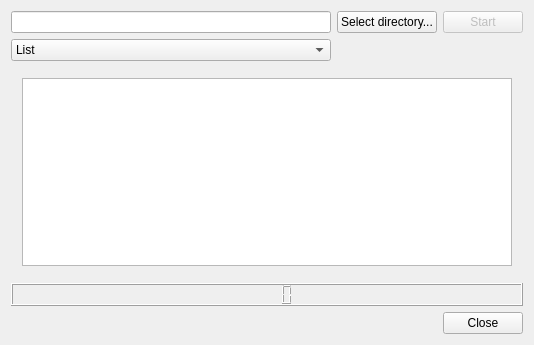
<?xml version="1.0" encoding="UTF-8"?>
<ui version="4.0">
 <class>MainWidget</class>
 <widget class="QWidget" name="MainWidget">
  <property name="geometry">
   <rect>
    <x>0</x>
    <y>0</y>
    <width>534</width>
    <height>345</height>
   </rect>
  </property>
  <property name="windowTitle">
   <string>SearchingDuplicateImages</string>
  </property>
  <layout class="QGridLayout" name="gridLayout">
   <item row="2" column="0" colspan="3">
    <widget class="QStackedWidget" name="stackedWidget">
     <property name="currentIndex">
      <number>0</number>
     </property>
     <widget class="QWidget" name="listPage">
      <layout class="QGridLayout" name="gridLayout_2">
       <item row="0" column="0">
        <widget class="QListView" name="imageListView">
         <property name="editTriggers">
          <set>QAbstractItemView::NoEditTriggers</set>
         </property>
        </widget>
       </item>
      </layout>
     </widget>
     <widget class="QWidget" name="tablePage">
      <layout class="QGridLayout" name="gridLayout_3">
       <item row="1" column="0">
        <widget class="QTableView" name="imagesTableView">
         <property name="editTriggers">
          <set>QAbstractItemView::NoEditTriggers</set>
         </property>
         <property name="selectionMode">
          <enum>QAbstractItemView::SingleSelection</enum>
         </property>
         <property name="selectionBehavior">
          <enum>QAbstractItemView::SelectRows</enum>
         </property>
        </widget>
       </item>
      </layout>
     </widget>
    </widget>
   </item>
   <item row="4" column="2">
    <widget class="QPushButton" name="closeButton">
     <property name="text">
      <string>Close</string>
     </property>
    </widget>
   </item>
   <item row="0" column="1">
    <widget class="QPushButton" name="selectDirButton">
     <property name="text">
      <string>Select directory...</string>
     </property>
    </widget>
   </item>
   <item row="1" column="0">
    <widget class="QComboBox" name="viewComboBox">
     <item>
      <property name="text">
       <string>List</string>
      </property>
     </item>
     <item>
      <property name="text">
       <string>Table</string>
      </property>
     </item>
    </widget>
   </item>
   <item row="4" column="0" colspan="2">
    <spacer name="horizontalSpacer">
     <property name="orientation">
      <enum>Qt::Horizontal</enum>
     </property>
     <property name="sizeHint" stdset="0">
      <size>
       <width>432</width>
       <height>20</height>
      </size>
     </property>
    </spacer>
   </item>
   <item row="0" column="0">
    <widget class="QLineEdit" name="selectedDirectorylineEdit">
     <property name="readOnly">
      <bool>true</bool>
     </property>
    </widget>
   </item>
   <item row="0" column="2">
    <widget class="QPushButton" name="startButton">
     <property name="enabled">
      <bool>false</bool>
     </property>
     <property name="text">
      <string>Start</string>
     </property>
    </widget>
   </item>
   <item row="3" column="0" colspan="3">
    <widget class="QLCDNumber" name="lcdNumber"/>
   </item>
  </layout>
 </widget>
 <layoutdefault spacing="6" margin="11"/>
 <resources/>
 <connections>
  <connection>
   <sender>closeButton</sender>
   <signal>clicked()</signal>
   <receiver>MainWidget</receiver>
   <slot>close()</slot>
   <hints>
    <hint type="sourcelabel">
     <x>619</x>
     <y>324</y>
    </hint>
    <hint type="destinationlabel">
     <x>332</x>
     <y>172</y>
    </hint>
   </hints>
  </connection>
 </connections>
</ui>
